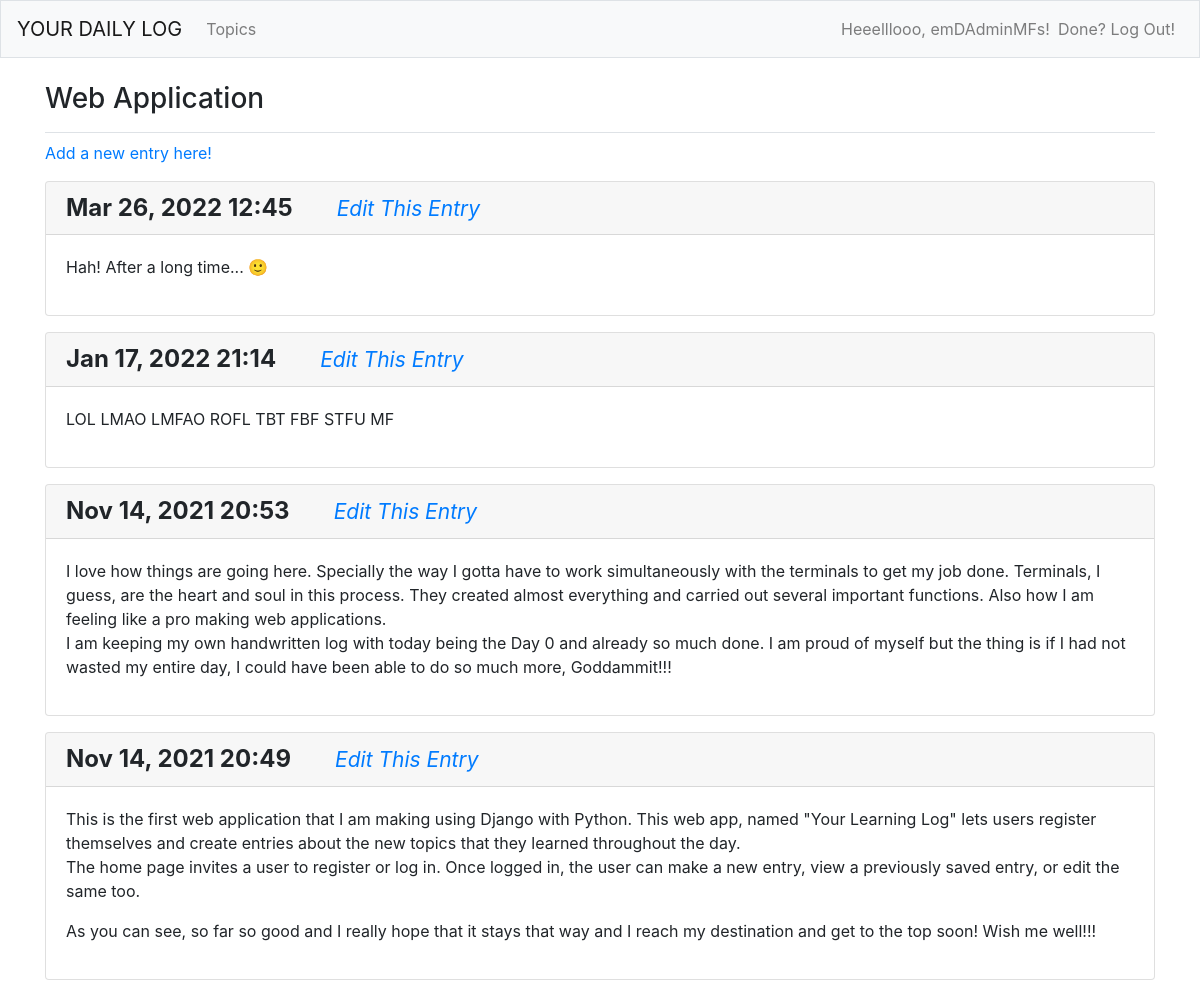
The page /topics/1/ (signed in) on the database its author committed.
### YourDailyLog_App/models.py (models this page shows, shortened)
class Topic(models.Model):
    topicName = models.CharField(max_length=200)
    dateAndTime = models.DateTimeField(auto_now_add=True)
    owner = models.ForeignKey(User, on_delete=models.CASCADE)
    def __str__(self):
        return self.topicName

class Entry(models.Model):
    topic = models.ForeignKey(Topic, on_delete=models.CASCADE)
    entryText = models.TextField()
    dateAndTimeAdded = models.DateTimeField(auto_now_add=True)
    class Meta:
        verbose_name_plural = "Entries"

### YourDailyLog_App/views.py (the view)
# urls.py: path("topics/<int:topicID>/", views.topic, name='topic'),
@login_required
def topic(request, topicID):
    topicName = Topic.objects.get(id=topicID)
    checkTopicOwner(topicName, request) # function call
    entries = topicName.entry_set.order_by("-dateAndTimeAdded")
    context = {'topicName': topicName, 'entries': entries}
    return render(request, 'yourdailylog_app/topic.html', context)

### YourDailyLog_App/views.py (called while the page is built)
def checkTopicOwner(topic_name, requestedUser):
    if topic_name.owner != requestedUser.user:
        raise Http404 # standard error response when the requested resource

### YourDailyLog_App/templates/yourdailylog_app/topic.html (shortened to what this page needs)
{% extends "yourdailylog_app/base.html" %}
{% block page_header %}
  <h3>
    {{ topicName }}
  </h3>
{% endblock page_header %}
{% block content %}
  <p>
    <a href="{% url 'YourDailyLog_App:new_entry' topicName.id %}">
      Add a new entry here!
    </a>
  </p>
  {% for entry in entries %}
    <div class="card mb-3">
      <h4 class="card-header">
        <b>
          {{ entry.dateAndTimeAdded|date:'M d, Y H:i' }}
        </b>
        <small>
          <a href="{% url 'YourDailyLog_App:edit_entry' entry.id %}">
            <i>
              Edit This Entry
            </i>
          </a>
        </small>
      </h4>
      <div class="card-body">
        {{ entry.entryText|linebreaks }}
      </div>
    </div>
  {% empty %}
    <p>There are no entries for this topic yet.</p>
  {% endfor %}
{% endblock content %}

### YourDailyLog_App/templates/yourdailylog_app/base.html (shortened to what this page needs)
{% load bootstrap4 %}
<!doctype html>
<html lang="en">
  <head>
    {% bootstrap_css %}
  </head>
  <body>
    <nav class="navbar navbar-expand-md navbar-light bg-light mb-4 border">
      <a class="navbar-brand" href="{% url 'YourDailyLog_App:index' %}">
        YOUR DAILY LOG
      </a>
      <div class="collapse navbar-collapse" id="navbarCollapse">
        <ul class="navbar-nav mr-auto">
          <li class="nav-item">
            <a class="nav-link" href="{% url 'YourDailyLog_App:topics' %}">
              Topics
            </a>
          </li>
        </ul>
        <ul class="navbar-nav ml-auto">
          {% if user.is_authenticated %}
            <li class="nav-item">
              <span class="navbar-text">
                Heeelllooo, {{ user.username }}!
              </span>
            </li>
            <li class="nav-item">
              <a class="nav-link" href="{% url 'Users:logout' %}">
                Done? Log Out!
              </a>
            </li>
          {% endif %}
        </ul>
      </div>
    </nav>
    <main role ="main" class="container">
      <div class="pb-2 mb-2 border-bottom">
        {% block page_header %}{% endblock page_header %}
      </div>
      <div>
        {% block content %}{% endblock content %}
      </div>
    </main>
  </body>
</html>

### rows shown on the page
Topic: topicName "Web Application"
Entry: dateAndTimeAdded "Mar 26, 2022 12:45", entryText "Hah! After a long time... 🙂"
Entry: dateAndTimeAdded "Jan 17, 2022 21:14", entryText "LOL LMAO LMFAO ROFL TBT FBF STFU MF"
Entry: dateAndTimeAdded "Nov 14, 2021 20:53", entryText "I love how things are going here. Specially the way I gotta have to work simultaneously with the terminals to get my job done. Terminals, I guess, are the heart and soul in this process. They created almost everything and carried out several important functions. Also how I am feeling like a pro making web applications. I am keeping my own handwritten log with today being the Day 0 and already so much done. I am proud of myself but the thing is if I had not wasted my entire day, I could have been able to do so much more, Goddammit!!!"
Entry: dateAndTimeAdded "Nov 14, 2021 20:49", entryText "This is the first web application that I am making using Django with Python. This web app, named \"Your Learning Log\" lets users register themselves and create entries about the new topics that they learned throughout the day. The home page invites a user to register or log in. Once logged in, the user can make a new entry, view a previously saved entry, or edit the same too. As you can see, so far so good and I really hope that it stays that way and I reach my destination and get to the top soon! Wish me well!!!"

### other values the page prints
{{ user.username }} "emDAdminMFs"
